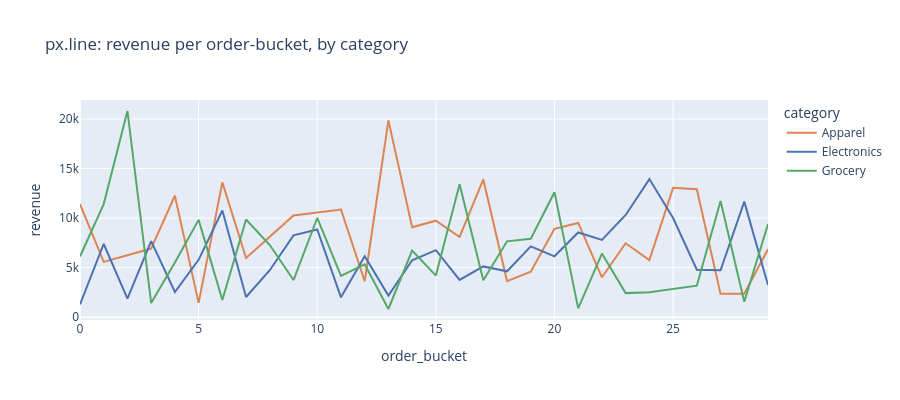

Here is the notebook cell this chart was saved with:
### Code cell
daily_by_category = sales.groupby([sales.index // 10, "category"])["revenue"].sum().reset_index()
daily_by_category.columns = ["order_bucket", "category", "revenue"]

fig = px.line(
    daily_by_category, x="order_bucket", y="revenue", color="category",
    color_discrete_map={"Electronics": BLUE, "Grocery": GREEN, "Apparel": ORANGE},
    title="px.line: revenue per order-bucket, by category",
)
fig.update_layout(height=400)
fig.show()

### Figure 1 — Plotly figure (JSON) as saved in the notebook; plotly's stock layout.template omitted (floating-point values rounded to 4 significant figures)
{"data": [{"hovertemplate": "category=Apparel<br>order_bucket=%{x}<br>revenue=%{y}<extra></extra>", "legendgroup": "Apparel", "line": {"color": "#DD8452", "dash": "solid"}, "marker": {"symbol": "circle"}, "mode": "lines", "name": "Apparel", "orientation": "v", "showlegend": true, "type": "scatter", "x": [0, 1, 3, 4, 5, 6, 7, 8, 9, 11, 12, 13, 14, 15, 16, 17, 18, 19, 20, 21, 22, 23, 24, 25, 26, 27, 28, 29], "xaxis": "x", "y": [11410.0, 5588.0, 6927.0, 12270.0, 1450.0, 13600.0, 5972.0, 8110.0, 10260.0, 10870.0, 3624.0, 19860.0, 9077.0, 9741.0, 8095.0, 13900.0, 3647.0, 4597.0, 8913.0, 9512.0, 4030.0, 7460.0, 5767.0, 13060.0, 12910.0, 2358.0, 2366.0, 6849.0], "yaxis": "y"}, {"hovertemplate": "category=Electronics<br>order_bucket=%{x}<br>revenue=%{y}<extra></extra>", "legendgroup": "Electronics", "line": {"color": "#4C72B0", "dash": "solid"}, "marker": {"symbol": "circle"}, "mode": "lines", "name": "Electronics", "orientation": "v", "showlegend": true, "type": "scatter", "x": [0, 1, 2, 3, 4, 5, 6, 7, 8, 9, 10, 11, 12, 13, 14, 15, 16, 17, 18, 19, 20, 21, 22, 23, 24, 25, 26, 27, 28, 29], "xaxis": "x", "y": [1289.0, 7390.0, 1878.0, 7674.0, 2546.0, 5790.0, 10770.0, 2044.0, 4743.0, 8262.0, 8849.0, 2010.0, 6150.0, 2188.0, 5753.0, 6772.0, 3757.0, 5126.0, 4634.0, 7148.0, 6147.0, 8556.0, 7806.0, 10320.0, 13940.0, 10010.0, 4796.0, 4731.0, 11660.0, 3242.0], "yaxis": "y"}, {"hovertemplate": "category=Grocery<br>order_bucket=%{x}<br>revenue=%{y}<extra></extra>", "legendgroup": "Grocery", "line": {"color": "#55A868", "dash": "solid"}, "marker": {"symbol": "circle"}, "mode": "lines", "name": "Grocery", "orientation": "v", "showlegend": true, "type": "scatter", "x": [0, 1, 2, 3, 4, 5, 6, 7, 8, 9, 10, 11, 12, 13, 14, 15, 16, 17, 18, 19, 20, 21, 22, 23, 24, 26, 27, 28, 29], "xaxis": "x", "y": [6123.0, 11420.0, 20810.0, 1434.0, 5514.0, 9822.0, 1737.0, 9861.0, 7284.0, 3752.0, 10010.0, 4177.0, 5344.0, 830.5, 6721.0, 4203.0, 13430.0, 3729.0, 7658.0, 7913.0, 12610.0, 894.3, 6426.0, 2434.0, 2532.0, 3181.0, 11720.0, 1570.0, 9396.0], "yaxis": "y"}], "layout": {"height": 400, "legend": {"title": {"text": "category"}, "tracegroupgap": 0}, "title": {"text": "px.line: revenue per order-bucket, by category"}, "xaxis": {"anchor": "y", "domain": [0.0, 1.0], "title": {"text": "order_bucket"}}, "yaxis": {"anchor": "x", "domain": [0.0, 1.0], "title": {"text": "revenue"}}}}
